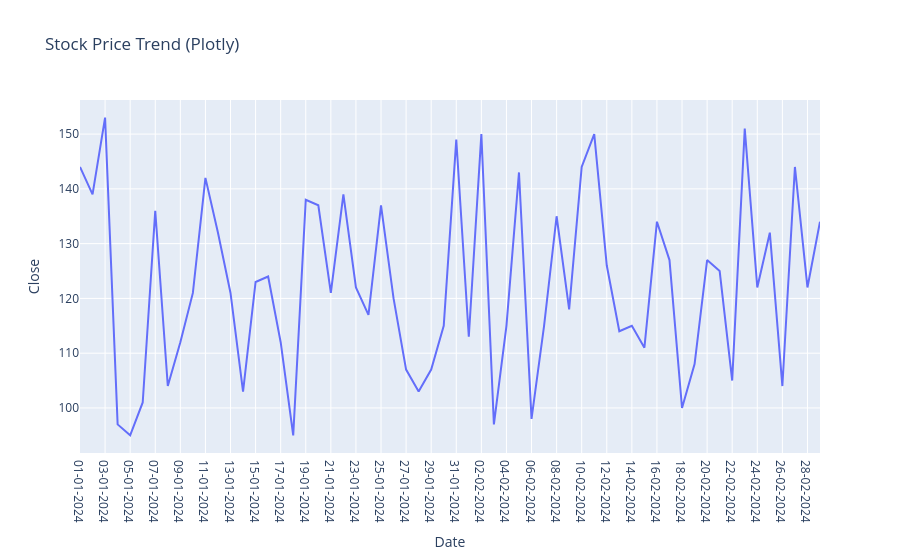

This figure's notebook cell:
### Markdown cell above
### Stock Market Data Analysis (Using Libraries)

### Code cell
import pandas as pd
import numpy as np
import matplotlib.pyplot as plt
import seaborn as sns
import plotly.express as px

#
data = pd.read_csv("stock_data.csv")

print("First 5 rows:")
print(data.head())

# Numpy
avg_price = np.mean(data['Close'])
max_price = np.max(data['Close'])
min_price = np.min(data['Close'])

print("\nAverage Closing Price:", avg_price)
print("Maximum Closing Price:", max_price)
print("Minimum Closing Price:", min_price)

# Highest trading volume
max_volume = data['Volume'].max()
print("Highest Trading Volume:", max_volume)

# Line chart (Matplotlib) 
plt.plot(data['Close'], color='green')
plt.title("Stock Closing Price Trend")
plt.xlabel("Days")
plt.ylabel("Close Price")
plt.show()

# Bar chart 
plt.bar(data['Date'], data['Volume'], color='orange')
plt.title("Trading Volume")
plt.xlabel("Date")
plt.ylabel("Volume")
plt.show()

# Pie chart 
labels = ['Open Price','Close Price']
values = [data['Open'].mean(), data['Close'].mean()]

plt.pie(values, labels=labels, autopct='%1.1f%%',
        colors=['skyblue','lightgreen'])
plt.title("Average Price Comparison")
plt.show()

# Seaborn
sns.barplot(x=data['Date'], y=data['Close'], color='purple')
plt.title("Close Price by Date")
plt.show()

# Plotly
px.line(data, x='Date', y='Close',
              title="Stock Price Trend (Plotly)").show()

### Figure 1 — Plotly figure (JSON) as saved in the notebook; plotly's stock layout.template omitted (floating-point values rounded to 4 significant figures)
{"data": [{"hovertemplate": "Date=%{x}<br>Close=%{y}<extra></extra>", "legendgroup": "", "line": {"color": "#636efa", "dash": "solid"}, "marker": {"symbol": "circle"}, "mode": "lines", "name": "", "orientation": "v", "showlegend": false, "type": "scatter", "x": ["01-01-2024", "02-01-2024", "03-01-2024", "04-01-2024", "05-01-2024", "06-01-2024", "07-01-2024", "08-01-2024", "09-01-2024", "10-01-2024", "11-01-2024", "12-01-2024", "13-01-2024", "14-01-2024", "15-01-2024", "16-01-2024", "17-01-2024", "18-01-2024", "19-01-2024", "20-01-2024", "21-01-2024", "22-01-2024", "23-01-2024", "24-01-2024", "25-01-2024", "26-01-2024", "27-01-2024", "28-01-2024", "29-01-2024", "30-01-2024", "31-01-2024", "01-02-2024", "02-02-2024", "03-02-2024", "04-02-2024", "05-02-2024", "06-02-2024", "07-02-2024", "08-02-2024", "09-02-2024", "10-02-2024", "11-02-2024", "12-02-2024", "13-02-2024", "14-02-2024", "15-02-2024", "16-02-2024", "17-02-2024", "18-02-2024", "19-02-2024", "20-02-2024", "21-02-2024", "22-02-2024", "23-02-2024", "24-02-2024", "25-02-2024", "26-02-2024", "27-02-2024", "28-02-2024", "29-02-2024"], "xaxis": "x", "y": [144, 139, 153, 97, 95, 101, 136, 104, 112, 121, 142, 132, 121, 103, 123, 124, 112, 95, 138, 137, 121, 139, 122, 117, 137, 120, 107, 103, 107, 115, 149, 113, 150, 97, 115, 143, 98, 115, 135, 118, 144, 150, 126, 114, 115, 111, 134, 127, 100, 108, 127, 125, 105, 151, 122, 132, 104, 144, 122, 134], "yaxis": "y"}], "layout": {"legend": {"tracegroupgap": 0}, "title": {"text": "Stock Price Trend (Plotly)"}, "xaxis": {"anchor": "y", "domain": [0, 1], "title": {"text": "Date"}}, "yaxis": {"anchor": "x", "domain": [0, 1], "title": {"text": "Close"}}}}
